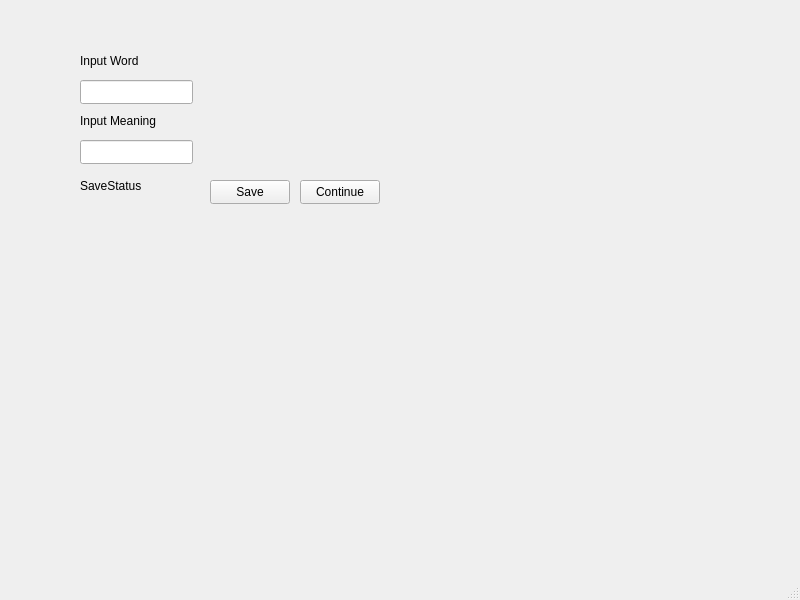
<?xml version="1.0" encoding="UTF-8"?>
<ui version="4.0">
 <class>flashcardinput</class>
 <widget class="QMainWindow" name="flashcardinput">
  <property name="geometry">
   <rect>
    <x>0</x>
    <y>0</y>
    <width>800</width>
    <height>600</height>
   </rect>
  </property>
  <property name="windowTitle">
   <string>flashcardinput</string>
  </property>
  <widget class="QWidget" name="centralwidget">
   <widget class="QLabel" name="InputWord">
    <property name="geometry">
     <rect>
      <x>80</x>
      <y>50</y>
      <width>71</width>
      <height>21</height>
     </rect>
    </property>
    <property name="text">
     <string>Input Word</string>
    </property>
   </widget>
   <widget class="QLineEdit" name="inputWord">
    <property name="geometry">
     <rect>
      <x>80</x>
      <y>80</y>
      <width>113</width>
      <height>24</height>
     </rect>
    </property>
   </widget>
   <widget class="QLineEdit" name="inputMeaning">
    <property name="geometry">
     <rect>
      <x>80</x>
      <y>140</y>
      <width>113</width>
      <height>24</height>
     </rect>
    </property>
   </widget>
   <widget class="QLabel" name="InputWord_2">
    <property name="geometry">
     <rect>
      <x>80</x>
      <y>110</y>
      <width>81</width>
      <height>21</height>
     </rect>
    </property>
    <property name="text">
     <string>Input Meaning</string>
    </property>
   </widget>
   <widget class="QPushButton" name="saveButton">
    <property name="geometry">
     <rect>
      <x>210</x>
      <y>180</y>
      <width>80</width>
      <height>24</height>
     </rect>
    </property>
    <property name="text">
     <string>Save</string>
    </property>
   </widget>
   <widget class="QLabel" name="saveStatus">
    <property name="geometry">
     <rect>
      <x>80</x>
      <y>170</y>
      <width>71</width>
      <height>31</height>
     </rect>
    </property>
    <property name="text">
     <string>SaveStatus</string>
    </property>
   </widget>
   <widget class="QPushButton" name="continueButton">
    <property name="geometry">
     <rect>
      <x>300</x>
      <y>180</y>
      <width>80</width>
      <height>24</height>
     </rect>
    </property>
    <property name="text">
     <string>Continue</string>
    </property>
   </widget>
  </widget>
  <widget class="QMenuBar" name="menubar">
   <property name="geometry">
    <rect>
     <x>0</x>
     <y>0</y>
     <width>800</width>
     <height>21</height>
    </rect>
   </property>
  </widget>
  <widget class="QStatusBar" name="statusbar"/>
 </widget>
 <resources/>
 <connections/>
</ui>
